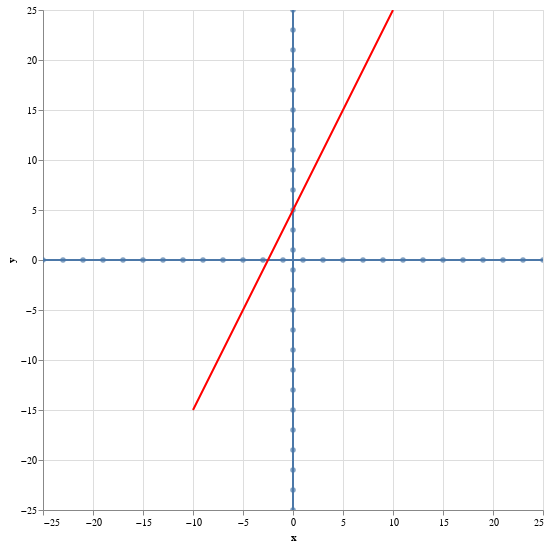

Write notebook code for a chart like this one.
### Markdown cell above
### Give it a try

### Code cell
df = get_xy_data(10, lambda x: 2 * x + 5)
plot_line_coordinate_plane(df)

### Figure 1 — Vega-Lite specification as saved in the notebook (floating-point values rounded to 4 significant figures)
{"config": {"view": {"continuousWidth": 300, "continuousHeight": 300}}, "layer": [{"data": {"name": "data-29da136e3e979eb2f8f12ccac5e10043"}, "mark": {"type": "line"}, "encoding": {"x": {"field": "x", "type": "quantitative"}, "y": {"field": "y", "type": "quantitative"}}, "name": "view_41"}, {"data": {"name": "data-28e1e08f4c34f8664f240e1ca89ea516"}, "mark": {"type": "line"}, "encoding": {"x": {"field": "x", "type": "quantitative"}, "y": {"field": "y", "type": "quantitative"}}}, {"data": {"name": "data-29da136e3e979eb2f8f12ccac5e10043"}, "mark": {"type": "circle"}, "encoding": {"tooltip": [{"field": "x", "type": "quantitative"}], "x": {"field": "x", "type": "quantitative"}, "y": {"field": "y", "type": "quantitative"}}}, {"data": {"name": "data-28e1e08f4c34f8664f240e1ca89ea516"}, "mark": {"type": "circle"}, "encoding": {"tooltip": [{"field": "y", "type": "quantitative"}], "x": {"field": "x", "type": "quantitative"}, "y": {"field": "y", "type": "quantitative"}}}, {"data": {"name": "data-bca66e6cba0881ccea0c06d212a637cb"}, "mark": {"type": "line", "color": "red"}, "encoding": {"tooltip": [{"field": "x", "type": "quantitative"}, {"field": "y", "type": "quantitative"}], "x": {"field": "x", "type": "quantitative"}, "y": {"field": "y", "type": "quantitative"}}}], "height": 500, "params": [{"name": "param_41", "select": {"type": "interval", "encodings": ["x", "y"]}, "bind": "scales", "views": ["view_41"]}], "width": 500, "$schema": "https://vega.github.io/schema/vega-lite/v5.20.1.json", "datasets": {"data-29da136e3e979eb2f8f12ccac5e10043": [{"x": -25, "y": 0}, {"x": -23, "y": 0}, {"x": -21, "y": 0}, {"x": -19, "y": 0}, {"x": -17, "y": 0}, {"x": -15, "y": 0}, {"x": -13, "y": 0}, {"x": -11, "y": 0}, {"x": -9, "y": 0}, {"x": -7, "y": 0}, {"x": -5, "y": 0}, {"x": -3, "y": 0}, {"x": -1, "y": 0}, {"x": 1, "y": 0}, {"x": 3, "y": 0}, {"x": 5, "y": 0}, {"x": 7, "y": 0}, {"x": 9, "y": 0}, {"x": 11, "y": 0}, {"x": 13, "y": 0}, {"x": 15, "y": 0}, {"x": 17, "y": 0}, {"x": 19, "y": 0}, {"x": 21, "y": 0}, {"x": 23, "y": 0}, {"x": 25, "y": 0}], "data-28e1e08f4c34f8664f240e1ca89ea516": [{"x": 0, "y": -25}, {"x": 0, "y": -23}, {"x": 0, "y": -21}, {"x": 0, "y": -19}, {"x": 0, "y": -17}, {"x": 0, "y": -15}, {"x": 0, "y": -13}, {"x": 0, "y": -11}, {"x": 0, "y": -9}, {"x": 0, "y": -7}, {"x": 0, "y": -5}, {"x": 0, "y": -3}, {"x": 0, "y": -1}, {"x": 0, "y": 1}, {"x": 0, "y": 3}, {"x": 0, "y": 5}, {"x": 0, "y": 7}, {"x": 0, "y": 9}, {"x": 0, "y": 11}, {"x": 0, "y": 13}, {"x": 0, "y": 15}, {"x": 0, "y": 17}, {"x": 0, "y": 19}, {"x": 0, "y": 21}, {"x": 0, "y": 23}, {"x": 0, "y": 25}], "data-bca66e6cba0881ccea0c06d212a637cb": [{"x": -10, "y": -15}, {"x": -9, "y": -13}, {"x": -8, "y": -11}, {"x": -7, "y": -9}, {"x": -6, "y": -7}, {"x": -5, "y": -5}, {"x": -4, "y": -3}, {"x": -3, "y": -1}, {"x": -2, "y": 1}, {"x": -1, "y": 3}, {"x": 0, "y": 5}, {"x": 1, "y": 7}, {"x": 2, "y": 9}, {"x": 3, "y": 11}, {"x": 4, "y": 13}, {"x": 5, "y": 15}, {"x": 6, "y": 17}, {"x": 7, "y": 19}, {"x": 8, "y": 21}, {"x": 9, "y": 23}, {"x": 10, "y": 25}]}}
